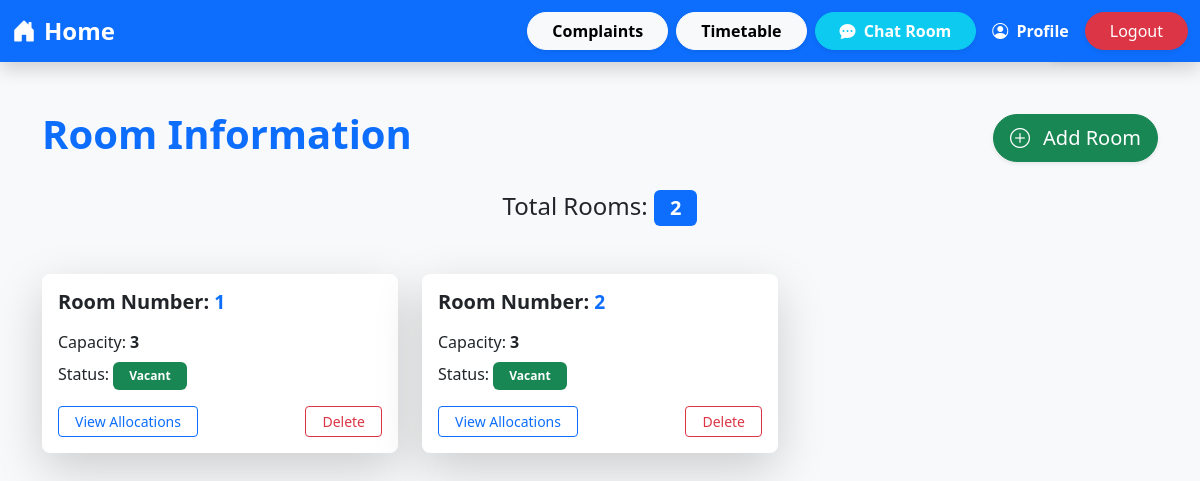
The page /hostel/ (signed in) on the database its author committed.
### hostel/models.py (models this page shows, shortened)
class Room(models.Model):
    room_number = models.IntegerField(primary_key=True)
    capacity = models.IntegerField()
    occupied = models.BooleanField(default=False)

### hostel/views.py (the view)
# urls.py: path('',views.view_chatroom,name='index'),
@login_required
def index(request):
    print("Index view accessed in hostel")
    rooms = Room.objects.all()
    roomcount = rooms.count()
    context = {'rooms': rooms,'roomcount':roomcount}
    return render(request, 'hostel/index.html', context)

### hostel/templates/hostel/index.html (shortened to what this page needs)
{% extends 'base.html' %}
{% block content %}
<div class="container mt-5">
    <div class="d-flex justify-content-between align-items-center mb-4">
        <h1 class="fw-bold text-primary">Room Information</h1>
        <a href="{% url 'hostel:addroom' %}" class="btn btn-success btn-lg rounded-pill shadow-sm"
           data-bs-toggle="tooltip" data-bs-placement="top" title="Add a new room">
            <i class="bi bi-plus-circle me-2"></i> Add Room
        </a>
    </div>
    <h4 class="text-center mb-5">
        Total Rooms:
        <span class="badge bg-primary fs-5 px-3 py-2">{{ roomcount }}</span>
    </h4>
    <div class="row">
        {% for room in rooms %}
            <div class="col-md-4 mb-4">
                <div class="card room-card border-0 shadow-lg h-100 rounded-3">
                    <div class="card-body">
                        <h5 class="card-title text-dark fw-bold mb-3">
                            Room Number: <span class="text-primary">{{ room.room_number }}</span>
                        </h5>
                        <p class="card-text mb-2">Capacity:
                            <strong>{{ room.capacity }}</strong>
                        </p>
                        <p class="card-text mb-3">
                            Status:
                            {% if room.occupied %}
                                <span class="badge bg-danger px-3 py-2">Full</span>
                            {% else %}
                                <span class="badge bg-success px-3 py-2">Vacant</span>
                            {% endif %}
                        </p>
                        <div class="d-flex justify-content-between">
                            <a href="{% url 'hostel:allocations' room.room_number %}" class="btn btn-outline-primary btn-sm px-3">View Allocations</a>
                            <a href="{% url 'hostel:deleteroom' room.room_number %}" class="btn btn-outline-danger btn-sm px-3">Delete</a>
                        </div>
                    </div>
                </div>
            </div>
        {% endfor %}
    </div>
</div>
{% endblock content %}

### templates/base.html (style rules this page uses)
:root { --bg-color: #f8f9fa; --text-color: #212529; --primary-gradient: linear-gradient(135deg, #007bff, #6610f2); }
body { background: var(--bg-color); color: var(--text-color); transition: background 0.4s ease, color 0.4s ease; font-family: "Segoe UI", sans-serif; }

### hostel/templates/hostel/index.html (style rules this page uses)
.room-card { transition: transform 0.3s ease, box-shadow 0.3s ease; }
.card-title span { font-size: 1.2rem; }

### rows shown on the page
Room: room_number "1", capacity "3", occupied "Vacant"
Room: room_number "2", capacity "3", occupied "Vacant"

### other values the page prints
{{ roomcount }} "2"
